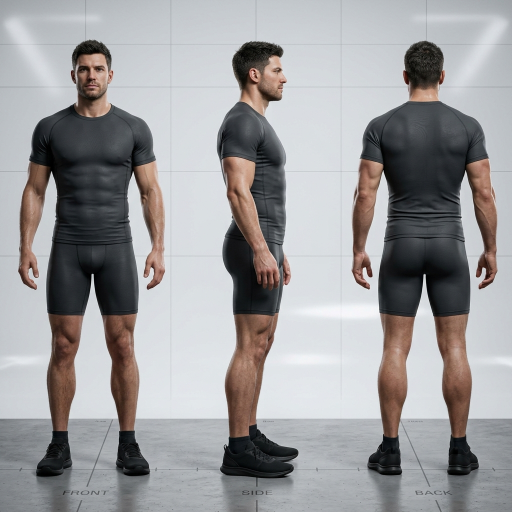
#> input picture growthtrack-ultimate/.build_test/target_blueprint.png, 1024 x 1024 px (shown at 1/2 size)
$ python encode-skin.py ../../.build_test/target_blueprint.png out.png 100
#> lines starting #> are read from the running program, lines starting #| are printed output that depends on the picture
from PIL import Image
import sys
image=Image.open(sys.argv[1]).convert('RGB')
#> image is the input picture: PIL image 1024x1024 RGB; mean R, G, B 155.4, 154.5, 155.9
size=int(sys.argv[3])
image.thumbnail((size,size),Image.Resampling.LANCZOS)
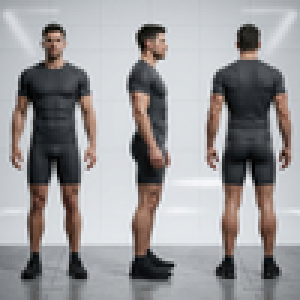
#> image: PIL image 100x100 RGB (shown 3 times larger); mean R, G, B 155.4, 154.4, 155.9
image.save(sys.argv[2],format='JPEG',quality=90,subsampling=0,optimize=True)
